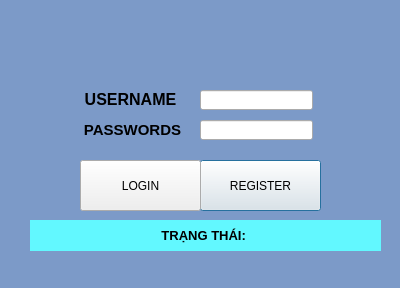
<?xml version="1.0" encoding="UTF-8"?>
<ui version="4.0">
 <class>Dialog</class>
 <widget class="QDialog" name="Dialog">
  <property name="geometry">
   <rect>
    <x>0</x>
    <y>0</y>
    <width>400</width>
    <height>288</height>
   </rect>
  </property>
  <property name="windowTitle">
   <string>Dialog</string>
  </property>
  <property name="styleSheet">
   <string notr="true">QDialog{
	background-color: rgb(124, 154, 200);
}</string>
  </property>
  <widget class="QPushButton" name="register">
   <property name="geometry">
    <rect>
     <x>200</x>
     <y>160</y>
     <width>121</width>
     <height>51</height>
    </rect>
   </property>
   <property name="text">
    <string>REGISTER</string>
   </property>
  </widget>
  <widget class="QLineEdit" name="user1">
   <property name="geometry">
    <rect>
     <x>200</x>
     <y>90</y>
     <width>113</width>
     <height>20</height>
    </rect>
   </property>
  </widget>
  <widget class="QLineEdit" name="pass1">
   <property name="geometry">
    <rect>
     <x>200</x>
     <y>120</y>
     <width>113</width>
     <height>20</height>
    </rect>
   </property>
  </widget>
  <widget class="QLabel" name="label_3">
   <property name="geometry">
    <rect>
     <x>80</x>
     <y>90</y>
     <width>101</width>
     <height>19</height>
    </rect>
   </property>
   <property name="font">
    <font>
     <pointsize>12</pointsize>
     <weight>75</weight>
     <bold>true</bold>
    </font>
   </property>
   <property name="text">
    <string>USERNAME</string>
   </property>
   <property name="alignment">
    <set>Qt::AlignCenter</set>
   </property>
  </widget>
  <widget class="QLabel" name="label_4">
   <property name="geometry">
    <rect>
     <x>80</x>
     <y>120</y>
     <width>105</width>
     <height>19</height>
    </rect>
   </property>
   <property name="font">
    <font>
     <pointsize>11</pointsize>
     <weight>75</weight>
     <bold>true</bold>
    </font>
   </property>
   <property name="text">
    <string>PASSWORDS</string>
   </property>
   <property name="alignment">
    <set>Qt::AlignCenter</set>
   </property>
  </widget>
  <widget class="QPushButton" name="login">
   <property name="geometry">
    <rect>
     <x>80</x>
     <y>160</y>
     <width>121</width>
     <height>51</height>
    </rect>
   </property>
   <property name="text">
    <string>LOGIN</string>
   </property>
  </widget>
  <widget class="QLabel" name="noti">
   <property name="geometry">
    <rect>
     <x>30</x>
     <y>220</y>
     <width>351</width>
     <height>31</height>
    </rect>
   </property>
   <property name="font">
    <font>
     <pointsize>10</pointsize>
     <weight>75</weight>
     <bold>true</bold>
    </font>
   </property>
   <property name="styleSheet">
    <string notr="true">background-color: rgb(98, 248, 255);</string>
   </property>
   <property name="text">
    <string>TRẠNG THÁI: </string>
   </property>
   <property name="alignment">
    <set>Qt::AlignCenter</set>
   </property>
  </widget>
 </widget>
 <resources/>
 <connections/>
</ui>
